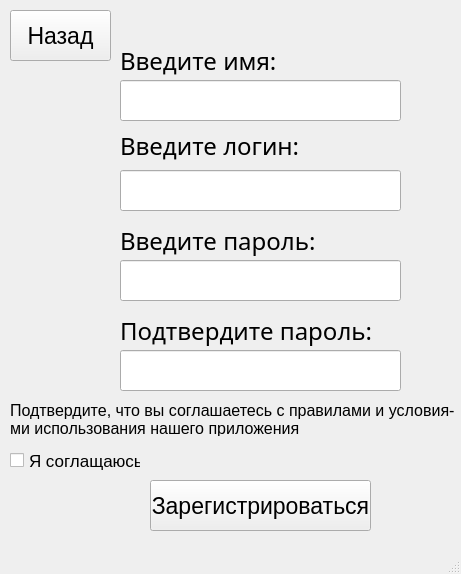
<?xml version="1.0" encoding="UTF-8"?>
<ui version="4.0">
 <class>MainWindow</class>
 <widget class="QMainWindow" name="MainWindow">
  <property name="geometry">
   <rect>
    <x>0</x>
    <y>0</y>
    <width>461</width>
    <height>574</height>
   </rect>
  </property>
  <property name="windowTitle">
   <string>MainWindow</string>
  </property>
  <widget class="QWidget" name="centralwidget">
   <widget class="QLabel" name="fon">
    <property name="geometry">
     <rect>
      <x>-10</x>
      <y>-30</y>
      <width>471</width>
      <height>571</height>
     </rect>
    </property>
    <property name="font">
     <font>
      <pointsize>12</pointsize>
     </font>
    </property>
    <property name="text">
     <string/>
    </property>
   </widget>
   <widget class="QLabel" name="logo">
    <property name="geometry">
     <rect>
      <x>10</x>
      <y>150</y>
      <width>91</width>
      <height>81</height>
     </rect>
    </property>
    <property name="text">
     <string/>
    </property>
   </widget>
   <widget class="QLabel" name="label">
    <property name="geometry">
     <rect>
      <x>120</x>
      <y>120</y>
      <width>191</width>
      <height>51</height>
     </rect>
    </property>
    <property name="font">
     <font>
      <family>PT Astra Serif</family>
      <pointsize>18</pointsize>
     </font>
    </property>
    <property name="text">
     <string>Введите логин:</string>
    </property>
   </widget>
   <widget class="QLabel" name="label_2">
    <property name="geometry">
     <rect>
      <x>120</x>
      <y>220</y>
      <width>231</width>
      <height>41</height>
     </rect>
    </property>
    <property name="font">
     <font>
      <family>PT Astra Serif</family>
      <pointsize>18</pointsize>
     </font>
    </property>
    <property name="text">
     <string>Введите пароль:</string>
    </property>
   </widget>
   <widget class="QLineEdit" name="Log_Input">
    <property name="geometry">
     <rect>
      <x>120</x>
      <y>170</y>
      <width>281</width>
      <height>41</height>
     </rect>
    </property>
   </widget>
   <widget class="QLineEdit" name="Password_Input">
    <property name="geometry">
     <rect>
      <x>120</x>
      <y>260</y>
      <width>281</width>
      <height>41</height>
     </rect>
    </property>
   </widget>
   <widget class="QPushButton" name="Reg_Button">
    <property name="geometry">
     <rect>
      <x>150</x>
      <y>480</y>
      <width>221</width>
      <height>51</height>
     </rect>
    </property>
    <property name="font">
     <font>
      <pointsize>17</pointsize>
     </font>
    </property>
    <property name="text">
     <string>Зарегистрироваться</string>
    </property>
   </widget>
   <widget class="QLabel" name="label_4">
    <property name="geometry">
     <rect>
      <x>120</x>
      <y>40</y>
      <width>201</width>
      <height>41</height>
     </rect>
    </property>
    <property name="font">
     <font>
      <family>PT Astra Serif</family>
      <pointsize>18</pointsize>
     </font>
    </property>
    <property name="text">
     <string>Введите имя:</string>
    </property>
   </widget>
   <widget class="QLineEdit" name="Name_Input">
    <property name="geometry">
     <rect>
      <x>120</x>
      <y>80</y>
      <width>281</width>
      <height>41</height>
     </rect>
    </property>
    <property name="font">
     <font>
      <weight>50</weight>
      <bold>false</bold>
     </font>
    </property>
    <property name="tabletTracking">
     <bool>false</bool>
    </property>
   </widget>
   <widget class="QLabel" name="label_3">
    <property name="geometry">
     <rect>
      <x>120</x>
      <y>310</y>
      <width>261</width>
      <height>41</height>
     </rect>
    </property>
    <property name="font">
     <font>
      <family>PT Astra Serif</family>
      <pointsize>18</pointsize>
     </font>
    </property>
    <property name="text">
     <string>Подтвердите пароль:</string>
    </property>
   </widget>
   <widget class="QLineEdit" name="Password2_Input">
    <property name="geometry">
     <rect>
      <x>120</x>
      <y>350</y>
      <width>281</width>
      <height>41</height>
     </rect>
    </property>
   </widget>
   <widget class="QLabel" name="label_5">
    <property name="geometry">
     <rect>
      <x>10</x>
      <y>400</y>
      <width>471</width>
      <height>21</height>
     </rect>
    </property>
    <property name="font">
     <font>
      <pointsize>12</pointsize>
     </font>
    </property>
    <property name="text">
     <string>Подтвердите, что вы соглашаетесь с правилами и условия-</string>
    </property>
   </widget>
   <widget class="QLabel" name="label_6">
    <property name="geometry">
     <rect>
      <x>10</x>
      <y>420</y>
      <width>301</width>
      <height>16</height>
     </rect>
    </property>
    <property name="font">
     <font>
      <pointsize>12</pointsize>
     </font>
    </property>
    <property name="text">
     <string>ми использования нашего приложения</string>
    </property>
   </widget>
   <widget class="QCheckBox" name="checkBox">
    <property name="geometry">
     <rect>
      <x>10</x>
      <y>450</y>
      <width>131</width>
      <height>21</height>
     </rect>
    </property>
    <property name="font">
     <font>
      <pointsize>13</pointsize>
     </font>
    </property>
    <property name="text">
     <string>Я соглащаюсь</string>
    </property>
   </widget>
   <widget class="QPushButton" name="back_reg">
    <property name="geometry">
     <rect>
      <x>10</x>
      <y>10</y>
      <width>101</width>
      <height>51</height>
     </rect>
    </property>
    <property name="font">
     <font>
      <pointsize>17</pointsize>
     </font>
    </property>
    <property name="toolTipDuration">
     <number>0</number>
    </property>
    <property name="text">
     <string>Назад</string>
    </property>
   </widget>
  </widget>
  <widget class="QMenuBar" name="menubar">
   <property name="geometry">
    <rect>
     <x>0</x>
     <y>0</y>
     <width>461</width>
     <height>18</height>
    </rect>
   </property>
  </widget>
  <widget class="QStatusBar" name="statusbar"/>
 </widget>
 <resources/>
 <connections/>
</ui>
